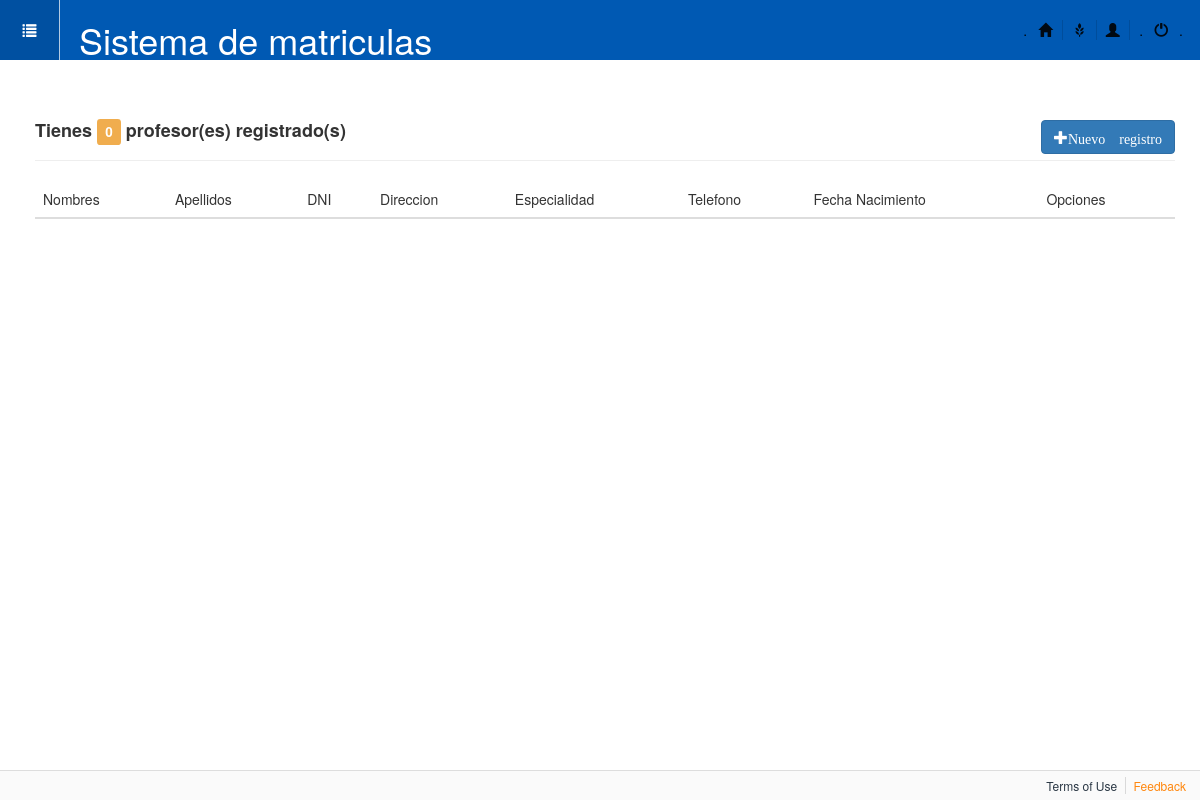
Before: /perfiles/profesor with the older database file.
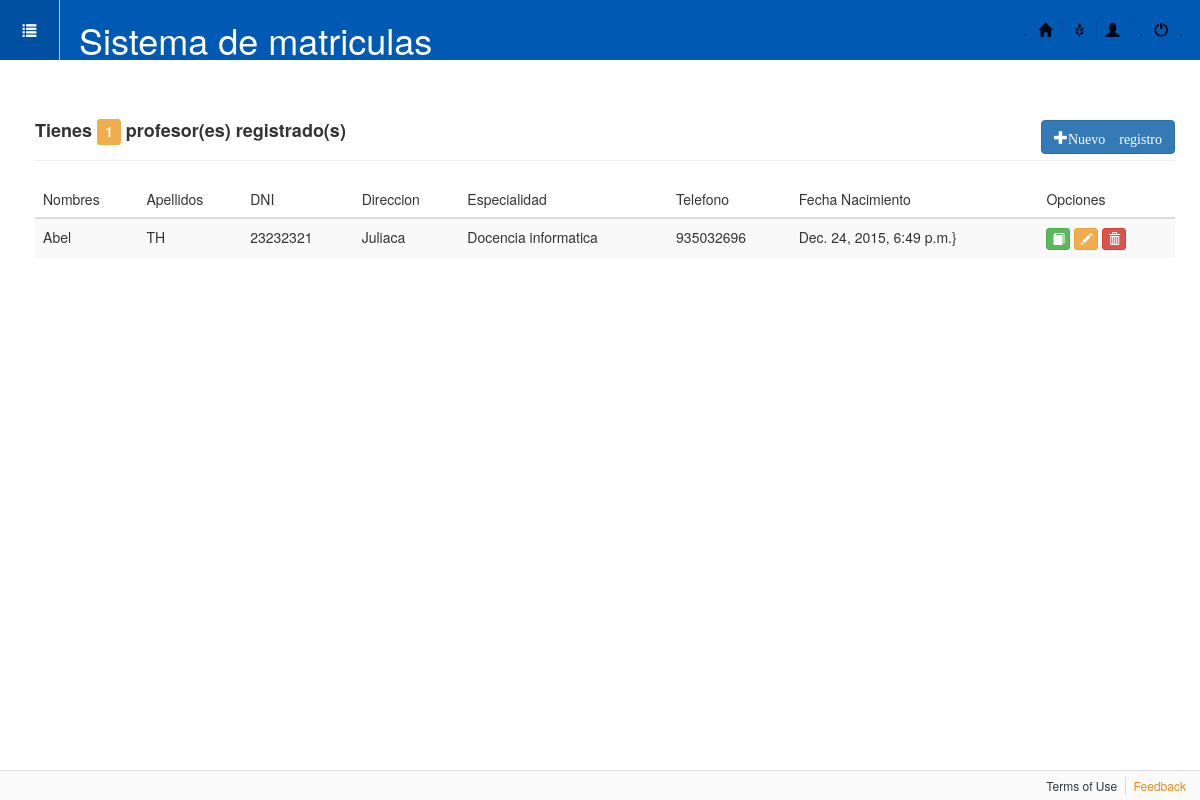
After: the same page with the newer database file.
### apps/perfiles/models.py (models this page shows, shortened)
class Profesor(models.Model):
    nombres = models.CharField(max_length=50, unique=True)
    apellidos = models.CharField(max_length=60)
    dni = models.CharField(max_length=8, unique=True)
    direccion = models.CharField(max_length=100)
    especialidad = models.CharField(max_length=30)
    telefono = models.CharField(max_length=13)
    fecha_nac = models.DateTimeField(verbose_name='Fecha nacimiento')
    imagen = models.ImageField(upload_to='profesores')  # falta hacer algo

### apps/perfiles/views.py (the view)
# urls.py: url(r'^profesor/upd/(?P<id>\d+)$', 'apps.perfiles.views.updProfesor', name='updProfesor'),
def profesor(request):
	lista=Profesor.objects.all()
	numreg=lista.count()
	return render(request,'perfiles/profesor.html',{'lista':lista,'cantidad':numreg})

### templates/perfiles/profesor.html (shortened to what this page needs)
{% extends "base.html" %}
{% block contenido %}
<div class="page-header">
	<h4>
		<b>Tienes <span class="label label-warning">{{cantidad}}</span> profesor(es) registrado(s) </b>
		<a href="{% url 'perfiles_app:addProfesor' %}" class="btn btn-primary pull-right">
			<span class="glyphicon glyphicon-plus">Nuevo registro</span>
		</a>
	</h4>
</div>
<div>
	<table class="table table-striped table-condenced table-hover">
		<thead>
			<tr>
				<th>Nombres</th>
			    <th>Apellidos</th>
			    <th>DNI</th>
			    <th>Direccion</th>
			    <th>Especialidad</th>
			    <th>Telefono</th>
			    <th>Fecha Nacimiento</th>
			    <th>Opciones</th>
			</tr>
		</thead>
		<tbody>
		{% for profesor in lista %}
			<tr>
				<td>{{profesor.nombres}}</td>
				<td>{{profesor.apellidos}}</td>
				<td>{{profesor.dni}}</td>
				<td>{{profesor.direccion}}</td>
				<td>{{profesor.especialidad}}</td>
				<td>{{profesor.telefono}}</td>
				<td>{{profesor.fecha_nac}}}</td>
				<td>
					<a href="#" class="btn btn-success btn-xs"> <span class="glyphicon glyphicon-book"></span></a>
					<a href="{% url 'perfiles_app:updProfesor' profesor.pk %}" class="btn btn-warning btn-xs"> <span class="glyphicon glyphicon-pencil"></span></a>
					<a href="{% url 'perfiles_app:delProfesor' profesor.pk%}" class="btn btn-danger btn-xs"> <span class="glyphicon glyphicon-trash"></span></a>
				</td>
			</tr>
		{% endfor %}
		</tbody>
	</table>
</div>
{% endblock contenido %}

Changed rows visible on the page:
added Profesor: nombres "Abel", apellidos "TH", dni "23232321", direccion "Juliaca", especialidad "Docencia informatica", telefono "935032696", fecha_nac "Dec. 24, 2015, 6:49 p.m."
Other visible differences:
{{ cantidad }}: "0" → "1"
